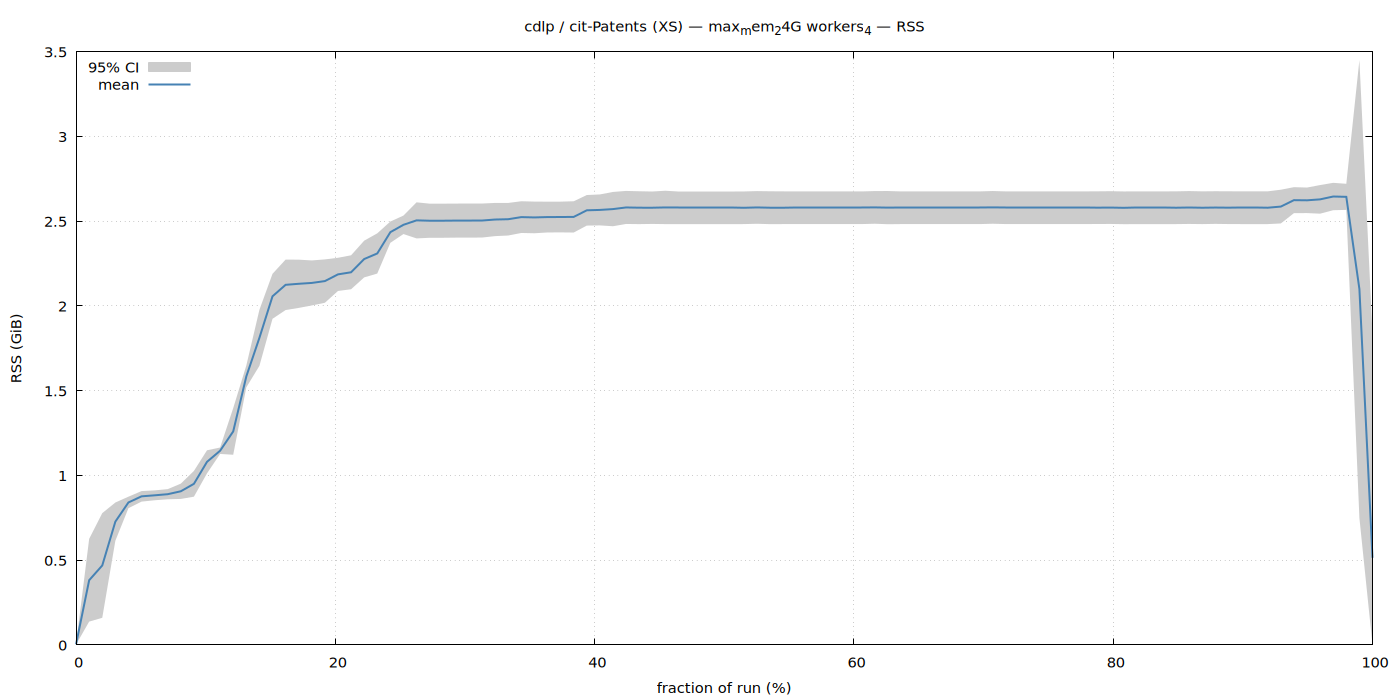

gnuplot code for this plot:
set terminal pngcairo size 1400,700 enhanced font 'Sans,11'
set output '/home/ubuntu/nvm/results/cdlp/XS/cit-Patents/max_mem_24G_workers_4/rss.png'
set title "cdlp / cit-Patents (XS) — max_mem_24G workers_4 — RSS"
set xlabel 'fraction of run (%)'
set ylabel 'RSS (GiB)'
set grid
set key top left
set yrange [0:*]
plot '/home/ubuntu/nvm/results/cdlp/XS/cit-Patents/max_mem_24G_workers_4/rss.dat' using 1:3:4 with filledcurves lc rgb '#cccccc' title '95% CI', \
     '' using 1:2 with lines lw 2 lc rgb '#4682b4' title 'mean'
